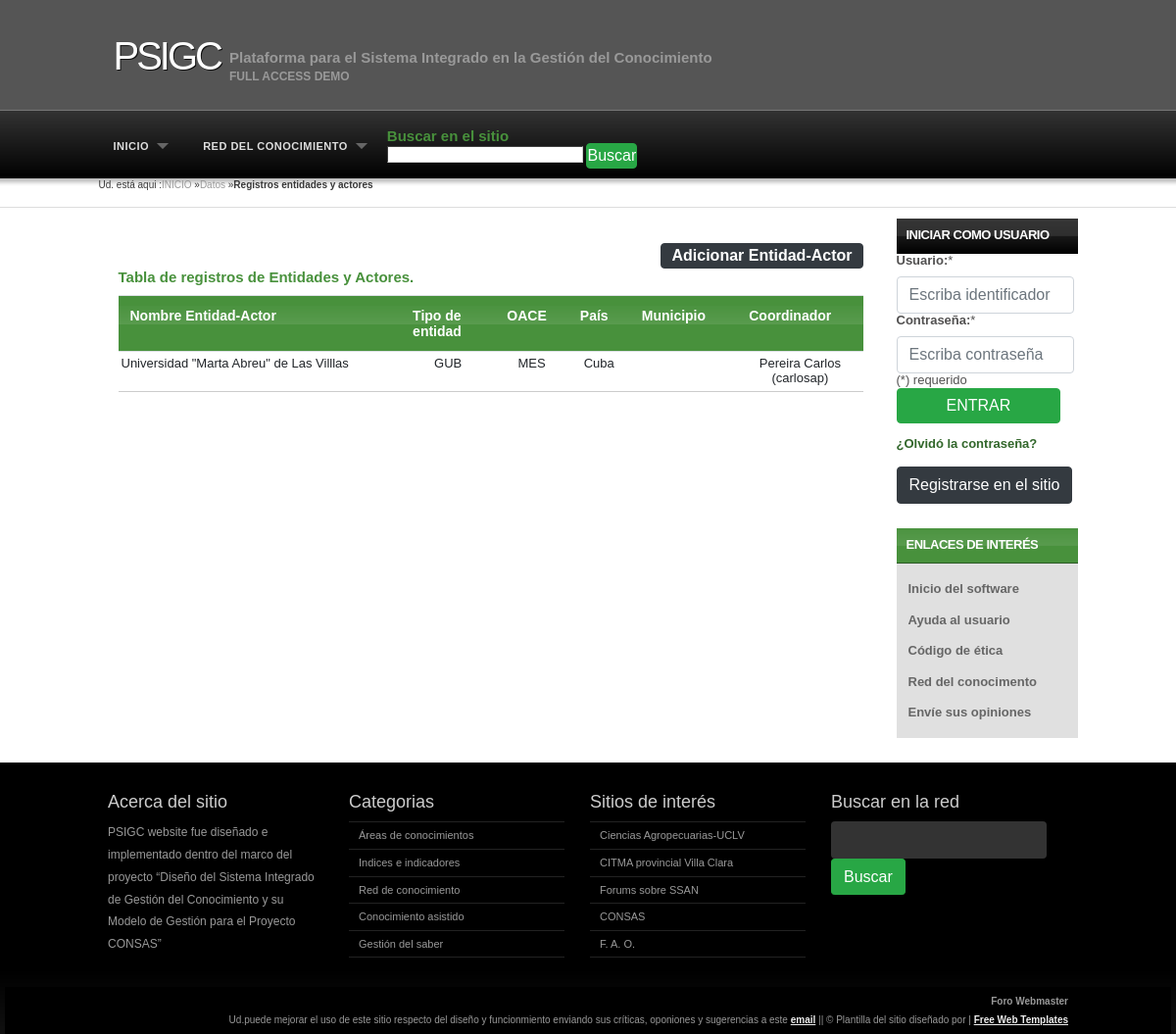
Screenshot of /url_basesdatos/url_entidactbd/ with the database file from the repository.
### psigcmod/models.py (models this page shows, shortened)
class EntidActor(models.Model):
    idactor = models.AutoField(primary_key=True)
    nombreactor = models.CharField(max_length=100, verbose_name="Nombre de Entidad-Organización-Actor", null=False, blank=False, unique=True)
    nombrecorto = models.CharField(max_length=20, verbose_name="Nombre corto o Siglas de Entidad-Actor", unique=True)
    tipoactor = models.CharField(max_length=3, choices=ctiporg, null=False, default='GUB')
    pais = models.CharField(max_length=100, choices=cpais, verbose_name="País procedencia de la entidad")
    alcanc = models.CharField(max_length=10, choices=calcanc, verbose_name="Alcance del SIGC", null=False, default='Municipal')
    prgdesarr = models.ManyToManyField("ProgDesarrollo", verbose_name ="Programa(s) de desarrollo que ejecuta", related_name="programas")
    coordinador = models.ForeignKey("Usuario", verbose_name="Coordinador o representante principal", on_delete=models.SET_NULL, null=True, blank=True)
    altinfluenc = models.BooleanField(default=False, verbose_name="Alta Influencia")
    bajdepend = models.BooleanField(default=False, verbose_name="Baja dependencia")
    munic = models.ForeignKey("Municipio", verbose_name="Municipio de la Entidad-Actor", on_delete=models.CASCADE, null=True, blank=True)
    oace = models.ForeignKey("Oace", on_delete=models.SET_NULL, null=True, blank=True, verbose_name="Organismo Administración Central Estado al que pertenece (entidad nacional)")
    class Meta:
        verbose_name = 'Entidad_Actor'
        verbose_name_plural = 'Entidad_Actores'
        ordering = ['nombreactor']
        db_table ='entidactor'

class Oace(models.Model):
    idoace = models.AutoField(primary_key=True)
    siglas = models.CharField(max_length=10, verbose_name="Siglas", unique=True)
    nombreoace = models.CharField(max_length=60, verbose_name="Nombre del Organismo de Administración Central del Estado", unique=True)
    class Meta:
        verbose_name = 'Organismo del Estado'
        verbose_name_plural = 'Organismos del Estado'
        ordering = ['nombreoace']
        db_table ='oace'

class Usuario(AbstractUser):
    ingreso = models.DateField(auto_now_add=True,)
    municipio=models.ForeignKey("Municipio", on_delete=models.SET_NULL, verbose_name="Municipio de procedencia", blank=True, null=True)
    genero = models.CharField(max_length = 10, verbose_name="Género", choices=cgenero, null=True, default='')
    grdctfacad = models.CharField(max_length=20, choices=cgrd, verbose_name="Último título académico o científico alcanzado",blank=True, null=True)
    princresult = models.TextField(verbose_name="Principales resultados científicos", blank=True, null=True)
    foto=models.ImageField(default='', upload_to='Profiles', null=True, blank=True)
    grupo = models.ForeignKey("Grupo", verbose_name='Grupo de usuarios', on_delete=models.SET_NULL, null=True, blank=True)
    def __str__(self):
        self = self.last_name + " " + self.first_name + " (" + self.username + ")"
        return self
    class Meta:
        verbose_name = 'Usuario'
        ordering = ['last_name', 'first_name',]
        db_table = 'usuario'

### psigcmod/views.py (the view)
# urls.py: path('url_entidactbd/', views.vista_entidactbd, name='url_entidactbd'),
def vista_entidactbd(request):
    entidad = EntidActor.objects.all()
    return render(request, "psigcmod/bdentidact.html", {'entidata':entidad})

### psigcmod/templates/psigcmod/bdentidact.html
{% extends 'psigchom/main.html' %}
{% load static %}
{% load crispy_forms_tags %}
{% block content %}
<body class="noheader">
    <div id="breadcrumbs">
        <span>Ud. está aqui :</span><a href="index.html">INICIO</a> &raquo;<a href="{% url 'url_basesdatos'%}">Datos</a> &raquo;<strong>Registros entidades y actores</strong></span>
    </div>
    <div id="content"><br>
        {% include 'psigcmod/tablentidact.html' %}
    </div>
</body>
{%endblock%}

### psigcmod/templates/psigcmod/tablentidact.html (shortened to what this page needs)
    <div id="content">
        <div class="card-body">
            {% if 'url_entidactbd' in request.path %}
                <div  style="text-align: right"><a style="padding: 0px 10px" id="" class="btn btn-dark" href="{% url 'url_adientidact' %}" role="button"><strong>Adicionar Entidad-Actor</strong></a></div>
            {% endif %}
            {% if entidata %}
                <h4><strong> Tabla de registros de Entidades y Actores.</strong></h4>
                <div class="table table-striped table-hover table-reponsive-sm">
                    <table >
                        <tr>
                            <th style="width: 30%">Nombre Entidad-Actor</th>
                            <th style="width: 10%">Tipo de entidad</th>
                            <th style="width: 5%">OACE</th>
                            <th style="width: 5%">País</th>
                            <th style="width: 10%">Municipio</th>
                            <th style="width: 10%">Coordinador</th>
                        </tr>
                        {% for entidad in entidata %}
                            <tr>
                                <td style="padding: 5px 3px">{{entidad.nombreactor}}</td>
                                <td style="text-align: center; padding: 5px 3px">{{entidad.tipoactor}}</td>
                                <td style="text-align: center; padding: 5px 3px">{% if entidad.oace %} {{entidad.oace.siglas}}{% endif %}</td>
                                <td style="text-align: center; padding: 5px 3px">{% if entidad.pais %} {{entidad.pais}}{% endif %}</td>
                                <td style="text-align: center; padding: 5px 3px">{% if entidad.munic %}{{entidad.munic}}{% endif %}</td>
                                <td style="text-align: center; padding: 5px 3px">{% if entidad.coordinador %}{{entidad.coordinador}}{%else%} aún sin asignar{% endif %}</td>
                            </tr>
                        {% endfor%}
                    </table>
                </div>
            {% else %}
                <div class="card-body" align="center" style="width:70%; margin: auto">
                    <div class="alert alert-primary alert-dismissible fade show" role="alert"><strong> No existen datos registrados de Entidades-Actores.</strong></div>
                </div>
            {% endif %}
        </div>
    </div>

### psigchom/static/psigchom/styles.css (style rules this page uses)
body { background: #FFF url('images/body-single.png') repeat-x scroll top left; margin:0; padding:0; font-family: Verdana, Geneva, sans-serif; font-size: 13px; color: rgb(82, 81, 81); }
body.noheader { background: #FFF url('images/body-noheader.png') repeat-x scroll top left; }
* { margin:0; padding:0; }
table { width: 100%; text-align: left; font-family: Verdana, Geneva, sans-serif; }
th, td { padding: 0px 0px; }
th { color: #fff; font-size: 14px; background: #48913C url(images/h4.png) repeat-x scroll center center; }
td { border-bottom: 1px solid #ccc; }
tr { padding:0px 0px; }
a { color: #32672B; }
h4 { padding-bottom: 10px; font-size: 15px; color: #48913C; }
#breadcrumbs { color: #383838; font-size: 10px; height: 30px; padding-top: 0px; }
#breadcrumbs a { color: #999; }
#content { float: left; width: 800px; overflow: hidden; scroll-behavior: auto; }

### rows the page displays
EntidActor: nombreactor "Universidad \"Marta Abreu\" de Las Villlas", tipoactor "GUB", oace.siglas "MES", pais "Cuba", coordinador "Pereira Carlos (carlosap)"
